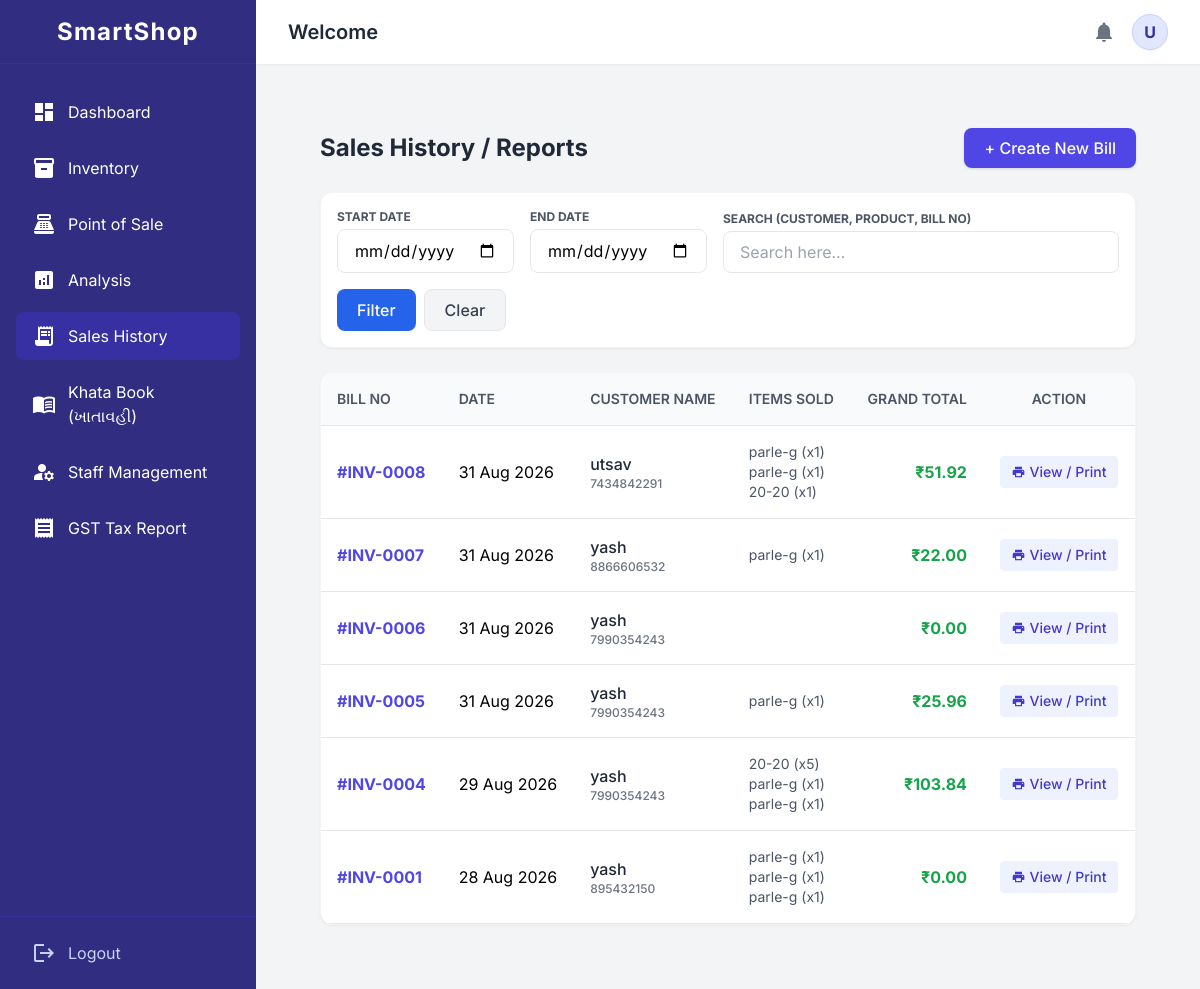
Screenshot of /sales-history/ (signed in) with the database file from the repository.
### Account/models.py (models this page shows, shortened)
class ShopUser(AbstractUser):
    BUSINESS_CHOICES = [
        ('General', 'General Store / Hardware'),
        ('Food', 'Food / Pharmacy / FMCG'),
        ('Electronics', 'Electronics / Mobile / IT'),
        ('Apparel', 'Apparel / Footwear'),
    ]
    shop_name = models.CharField(max_length=150)
    contact_no = models.CharField(max_length=15)
    business_type = models.CharField(max_length=50, choices=BUSINESS_CHOICES, default='General')
    street = models.CharField(max_length=150, blank=True)
    city = models.CharField(max_length=100, blank=True)
    state = models.CharField(max_length=100, blank=True)
    pin_code = models.CharField(max_length=10, blank=True)
    is_shop_staff = models.BooleanField(default=False, help_text="ટીક કરો જો આ એકાઉન્ટ દુકાનના સ્ટાફ/વર્કરનું હોય")
    parent_shop = models.ForeignKey(
        'self',
        on_delete=models.CASCADE,
        null=True,
        blank=True,
        related_name='staff_members',
        help_text="જો આ સ્ટાફ હોય, તો તેના મુખ્ય માલિક (Owner) કયા છે?"
    )
    @property
    def get_shop(self):
        return self.parent_shop if self.is_shop_staff else self

### Inventory/models.py (models this page shows, shortened)
class Invoice(models.Model):
    shop = models.ForeignKey(ShopUser, on_delete=models.CASCADE)
    customer_name = models.CharField(max_length=150)
    contact_number = models.CharField(max_length=15)
    gst_number = models.CharField(max_length=50, blank=True)
    date = models.DateField(auto_now_add=True)
    sgst_percentage = models.DecimalField(max_digits=5, decimal_places=2, default=0)
    cgst_percentage = models.DecimalField(max_digits=5, decimal_places=2, default=0)
    grand_total = models.DecimalField(max_digits=12, decimal_places=2, default=0)
    PAYMENT_MODES = (
        ('CASH', 'Cash (રોકડા)'),
        ('UPI', 'UPI (GPay/PhonePe)'),
        ('CARD', 'Card (ક્રેડિટ/ડેબિટ)'),
        ('UNPAID', 'Udhar (ખાતાવહીમાં બાકી)'),
    )
    payment_mode = models.CharField(max_length=20, choices=PAYMENT_MODES, default='CASH')

class InvoiceItem(models.Model):
    invoice = models.ForeignKey(Invoice, on_delete=models.CASCADE, related_name='items')
    product = models.ForeignKey(Product, on_delete=models.PROTECT)
    quantity = models.PositiveIntegerField()
    selling_price = models.DecimalField(max_digits=10, decimal_places=2)
    sub_total = models.DecimalField(max_digits=10, decimal_places=2)

class Product(models.Model):
    shop = models.ForeignKey(ShopUser, on_delete=models.CASCADE, related_name='products')
    category = models.ForeignKey(Category, on_delete=models.PROTECT)
    company_name = models.CharField(max_length=150, blank=True, null=True)
    product_type = models.CharField(max_length=150, blank=True, null=True)
    name = models.CharField(max_length=200)
    weight = models.CharField(max_length=50, blank=True, null=True)
    size = models.CharField(max_length=50, blank=True, null=True)
    storage = models.CharField(max_length=50, blank=True, null=True)
    color = models.CharField(max_length=50, blank=True, null=True)
    serial_number = models.CharField(max_length=100, blank=True, null=True)
    company_barcode = models.CharField(max_length=100, blank=True, null=True, help_text="કંપનીનો EAN/UPC બારકોડ")
    expiry_date = models.DateField(null=True, blank=True)
    purchase_price = models.DecimalField(max_digits=10, decimal_places=2)
    margin_percentage = models.DecimalField(max_digits=5, decimal_places=2)
    class Meta:
        unique_together = ('shop', 'serial_number')

### Inventory/views.py (the view)
# urls.py: path('sales-history/', views.sales_history, name='sales_history'),
@login_required
def sales_history(request):
    shop_owner = request.user.get_shop
    invoices = Invoice.objects.filter(shop=shop_owner).order_by('-id')
    start_date = request.GET.get('start_date')
    end_date = request.GET.get('end_date')
    search_query = request.GET.get('search')
    if start_date:
        invoices = invoices.filter(date__gte=start_date)
    if end_date:
        invoices = invoices.filter(date__lte=end_date)
    if search_query:
        invoices = invoices.filter(
            Q(customer_name__icontains=search_query) |
            Q(id__icontains=search_query) |
            Q(items__product__name__icontains=search_query)
        ).distinct()
    return render(request, 'sales_history.html', {'invoices': invoices})

### Templates/sales_history.html
{% extends 'base.html' %}
{% block content %}
<div class="p-4 md:p-8">
    <div class="flex justify-between items-center mb-6">
        <h2 class="text-2xl font-bold text-gray-800">Sales History / Reports</h2>
        <a href="{% url 'sales' %}" class="bg-indigo-600 hover:bg-indigo-700 text-white px-5 py-2 rounded-lg font-medium shadow">
            + Create New Bill
        </a>
    </div>
    <div class="bg-white p-4 rounded-xl shadow-sm border border-gray-100 mb-6">
        <form method="GET" action="{% url 'sales_history' %}" class="flex flex-wrap gap-4 items-end">
            <div>
                <label class="block text-xs font-bold text-gray-600 uppercase mb-1">Start Date</label>
                <input type="date" name="start_date" value="{{ request.GET.start_date }}" class="px-4 py-2 border rounded-lg focus:ring-2 focus:ring-indigo-500 outline-none">
            </div>
            <div>
                <label class="block text-xs font-bold text-gray-600 uppercase mb-1">End Date</label>
                <input type="date" name="end_date" value="{{ request.GET.end_date }}" class="px-4 py-2 border rounded-lg focus:ring-2 focus:ring-indigo-500 outline-none">
            </div>
            <div class="flex-grow">
                <label class="block text-xs font-bold text-gray-600 uppercase mb-1">Search (Customer, Product, Bill No)</label>
                <input type="text" name="search" value="{{ request.GET.search }}" placeholder="Search here..." class="w-full px-4 py-2 border rounded-lg focus:ring-2 focus:ring-indigo-500 outline-none">
            </div>
            <div class="flex gap-2">
                <button type="submit" class="bg-blue-600 text-white px-5 py-2 rounded-lg font-medium hover:bg-blue-700 transition">Filter</button>
                <a href="{% url 'sales_history' %}" class="bg-gray-100 text-gray-700 px-5 py-2 rounded-lg font-medium hover:bg-gray-200 transition border">Clear</a>
            </div>
        </form>
    </div>
    <div class="bg-white rounded-xl shadow-sm border border-gray-100 overflow-x-auto">
        <table class="w-full text-left border-collapse">
            <thead>
                <tr class="bg-gray-50 text-gray-600 border-b text-sm uppercase">
                    <th class="p-4 font-semibold">Bill No</th>
                    <th class="p-4 font-semibold">Date</th>
                    <th class="p-4 font-semibold">Customer Name</th>
                    <th class="p-4 font-semibold">Items Sold</th>
                    <th class="p-4 font-semibold text-right">Grand Total</th>
                    <th class="p-4 font-semibold text-center">Action</th>
                </tr>
            </thead>
            <tbody>
                {% for invoice in invoices %}
                <tr class="border-b hover:bg-gray-50 transition">
                    <td class="p-4 font-bold text-indigo-600">#INV-{{ invoice.id|stringformat:"04d" }}</td>
                    <td class="p-4">{{ invoice.date|date:"d M Y" }}</td>
                    <td class="p-4 font-medium text-gray-800">
                        {{ invoice.customer_name }}
                        <div class="text-xs text-gray-500">{{ invoice.contact_number }}</div>
                    </td>
                    <td class="p-4 text-sm text-gray-600">
                        {% for item in invoice.items.all %}
                            {{ item.product.name }} (x{{ item.quantity }})<br>
                        {% endfor %}
                    </td>
                    <td class="p-4 font-bold text-green-600 text-right">₹{{ invoice.grand_total }}</td>
                    <td class="p-4 text-center">
                        <a href="{% url 'print_invoice' invoice.id %}" target="_blank" class="inline-flex items-center gap-1 bg-indigo-50 text-indigo-700 px-3 py-1.5 rounded hover:bg-indigo-100 transition font-medium text-sm">
                            <span class="material-icons text-sm">print</span> View / Print
                        </a>
                    </td>
                </tr>
                {% empty %}
                <tr>
                    <td colspan="6" class="p-8 text-center text-gray-500">No sales records found for the selected filters.</td>
                </tr>
                {% endfor %}
            </tbody>
        </table>
    </div>
</div>
{% endblock %}

### Templates/base.html (shortened to what this page needs)
<!DOCTYPE html>
<html lang="en">
<head>
    <script src="https://cdn.tailwindcss.com"></script>
</head>
<body class="flex h-screen overflow-hidden relative">
    <aside id="sidebar" class="w-64 bg-indigo-900 text-white flex flex-col absolute inset-y-0 left-0 transform -translate-x-full md:relative md:translate-x-0 transition duration-300 ease-in-out z-30 shadow-2xl md:shadow-none h-full">
        <div class="h-16 flex items-center justify-between md:justify-center px-4 border-b border-indigo-800">
            <h1 class="text-2xl font-bold tracking-wider">SmartShop</h1>
        </div>
        <nav class="flex-1 px-4 py-6 space-y-2 overflow-y-auto">
            <a href="{% url 'home' %}" class="flex items-center gap-3 px-4 py-3 rounded-lg transition hover:bg-indigo-800 {% if request.resolver_match.url_name == 'home' %}bg-indigo-800{% endif %}">
                <span class="material-icons">dashboard</span>
                <span>Dashboard</span>
            </a>
            <a href="{% url 'inventory' %}" class="flex items-center gap-3 px-4 py-3 rounded-lg transition hover:bg-indigo-800 {% if request.resolver_match.url_name == 'inventory' %}bg-indigo-800{% endif %}">
                <span class="material-icons">inventory_2</span>
                <span>Inventory</span>
            </a>
            <a href="{% url 'sales' %}" class="flex items-center gap-3 px-4 py-3 rounded-lg transition hover:bg-indigo-800 {% if request.resolver_match.url_name == 'sales' %}bg-indigo-800{% endif %}">
                <span class="material-icons">point_of_sale</span>
                <span>Point of Sale</span>
            </a>
            {% if not request.user.is_shop_staff %}
            <a href="{% url 'analysis' %}" class="flex items-center gap-3 px-4 py-3 rounded-lg transition hover:bg-indigo-800 {% if request.resolver_match.url_name == 'analysis' %}bg-indigo-800{% endif %}">
                <span class="material-icons">analytics</span>
                <span>Analysis</span>
            </a>
            {% endif %}
            <a href="{% url 'sales_history' %}" class="flex items-center gap-3 px-4 py-3 rounded-lg transition hover:bg-indigo-800 {% if request.resolver_match.url_name == 'sales_history' %}bg-indigo-800{% endif %}">
                <span class="material-icons">receipt_long</span>
                <span>Sales History</span>
            </a>
            <a href="{% url 'khata_dashboard' %}" class="flex items-center gap-3 px-4 py-3 rounded-lg transition hover:bg-indigo-800 ">
                <span class="material-icons">menu_book</span>
                <span>Khata Book (ખાતાવહી)</span>
            </a>
            {% if not request.user.is_shop_staff %}
            <a href="{% url 'staff_management' %}" class="flex items-center gap-3 px-4 py-3 rounded-lg transition hover:bg-indigo-800 {% if request.resolver_match.url_name == 'staff_management' %}bg-indigo-800{% endif %}">
                <span class="material-icons">manage_accounts</span>
                <span>Staff Management</span>
            </a>
            {% endif %}
            {% if not request.user.is_shop_staff %}
            <a href="{% url 'gst_report' %}" class="flex items-center gap-3 px-4 py-3 rounded-lg transition hover:bg-indigo-800 {% if request.resolver_match.url_name == 'gst_report' %}bg-indigo-800{% endif %}">
                <span class="material-icons">receipt</span>
                <span>GST Tax Report</span>
            </a>
            {% endif %}
        </nav>
        <div class="p-4 border-t border-indigo-800">
            <a href="{% url 'logout' %}" class="flex items-center gap-3 px-4 py-2 text-indigo-200 hover:text-white transition">
                <span class="material-icons">logout</span>
                <span>Logout</span>
            </a>
        </div>
    </aside>
    <div class="flex-1 flex flex-col w-full h-full overflow-hidden">
        <header class="h-16 bg-white shadow-sm flex items-center justify-between px-4 md:px-8 z-10">
            <div class="flex items-center gap-4">
                <h2 class="text-xl font-semibold text-gray-800 truncate max-w-[200px] md:max-w-none">{% block header_title %}Welcome{% endblock %}</h2>
            </div>
            <div class="flex items-center gap-4">
                <span class="material-icons text-gray-500 cursor-pointer hover:text-indigo-600 transition">notifications</span>
                <div class="relative">
                    <div id="profileButton" onclick="toggleDropdown(event)" class="h-9 w-9 bg-indigo-100 text-indigo-800 rounded-full flex items-center justify-center font-bold shadow-sm border border-indigo-200 cursor-pointer hover:bg-indigo-200 transition" title="{{ request.user.username }}">
                        {{ request.user.username|make_list|first|upper }}
                    </div>
                </div>
            </div>
        </header>
        <main class="flex-1 p-4 md:p-8 overflow-y-auto w-full">
            {% block content %}
            {% endblock %}
        </main>
    </div>
</body>
</html>

### Templates/base.html (style rules this page uses)
body { font-family: 'Inter', sans-serif; background-color: #f3f4f6; }

### rows the page displays
ShopUser: user.username|make_list "U"
Invoice: id "0008", date "31 Aug 2026", customer_name "utsav", contact_number "7434842291", grand_total "51.92"
InvoiceItem: product.name "parle-g", quantity "1"
InvoiceItem: product.name "parle-g", quantity "1"
InvoiceItem: product.name "20-20", quantity "1"
Invoice: id "0007", date "31 Aug 2026", customer_name "yash", contact_number "8866606532", grand_total "22.00"
InvoiceItem: product.name "parle-g", quantity "1"
Invoice: id "0006", date "31 Aug 2026", customer_name "yash", contact_number "7990354243", grand_total "0.00"
Invoice: id "0005", date "31 Aug 2026", customer_name "yash", contact_number "7990354243", grand_total "25.96"
InvoiceItem: product.name "parle-g", quantity "1"
Invoice: id "0004", date "29 Aug 2026", customer_name "yash", contact_number "7990354243", grand_total "103.84"
InvoiceItem: product.name "20-20", quantity "5"
InvoiceItem: product.name "parle-g", quantity "1"
InvoiceItem: product.name "parle-g", quantity "1"
Invoice: id "0001", date "28 Aug 2026", customer_name "yash", contact_number "895432150", grand_total "0.00"
InvoiceItem: product.name "parle-g", quantity "1"
InvoiceItem: product.name "parle-g", quantity "1"
InvoiceItem: product.name "parle-g", quantity "1"
